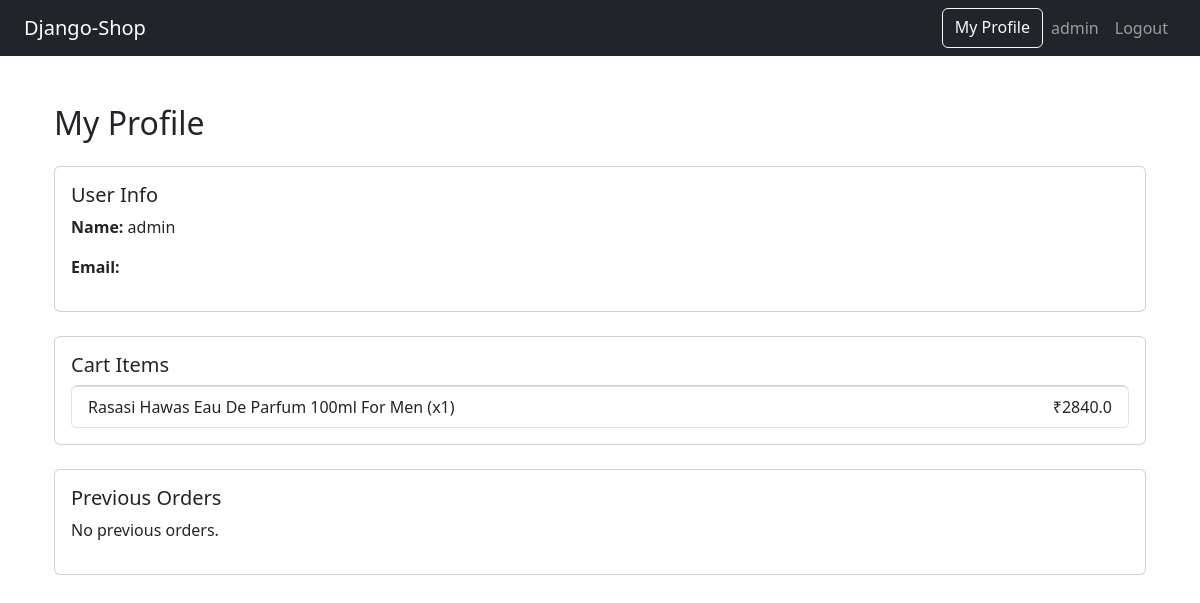
/profile/ (signed in), run on the app's committed database.
### store/models.py (models this page shows, shortened)
class CartItem(models.Model):
    user = models.ForeignKey(User, on_delete=models.CASCADE)
    product = models.ForeignKey(Product, on_delete=models.CASCADE)
    quantity = models.PositiveIntegerField(default=1)

class Product(models.Model):
    title = models.CharField(max_length=100)
    description = models.TextField()
    price = models.FloatField()
    image = models.ImageField(upload_to='products/')
    category = models.ForeignKey(Category, on_delete=models.CASCADE)

### store/views.py (the view, shortened to what this page needs)
# urls.py: path('profile/', views.user_profile, name='user_profile'),
@login_required
def user_profile(request):
    user = request.user
    cart_items = CartItem.objects.filter(user=user)
    orders = Order.objects.filter(user=user).order_by('-created_at')
    return render(request, 'store/user_profile.html', {
        'user': user,
        'cart_items': cart_items,
        'orders': orders,
    })

### store/templates/store/user_profile.html (shortened to what this page needs)
{% extends 'store/base.html' %}
{% block content %}
<div class="container mt-5">
    <h2 class="mb-4"> My Profile</h2>
    <div class="card mb-4 p-3">
        <h5> User Info</h5>
        <p><strong>Name:</strong> {{ user.username|default:"Not Set" }}</p>
        <p><strong>Email:</strong> {{ user.email }}</p>
    </div>
    <div class="card mb-4 p-3">
        <h5> Cart Items</h5>
        {% if cart_items %}
            <ul class="list-group">
                {% for item in cart_items %}
                    <li class="list-group-item d-flex justify-content-between align-items-center">
                        {{ item.product.title }} (x{{ item.quantity }})
                        <span>₹{{ item.product.price }}</span>
                    </li>
                {% endfor %}
            </ul>
        {% else %}
            <p>No items in cart.</p>
        {% endif %}
    </div>
    <div class="card mb-4 p-3">
        <h5> Previous Orders</h5>
        {% if orders %}
            {% for order in orders %}
                <div class="mb-3 border-bottom pb-2">
                    <p><strong>Order ID:</strong> {{ order.id }}</p>
                    <p><strong>Date:</strong> {{ order.created_at }}</p>
                    <p><strong>Total:</strong> ₹{{ order.total_amount }}</p>
                </div>
            {% endfor %}
        {% else %}
            <p>No previous orders.</p>
        {% endif %}
    </div>
</div>
{% endblock %}

### store/templates/store/base.html (shortened to what this page needs)
<!DOCTYPE html>
<html lang="en">
<head>
    <link href="https://cdn.jsdelivr.net/npm/bootstrap@5.3.0/dist/css/bootstrap.min.css" rel="stylesheet">
</head>
<body>
<nav class="navbar navbar-expand-lg navbar-dark bg-dark px-4">
  <a class="navbar-brand" href="/">Django-Shop</a>
  <div class="collapse navbar-collapse">
    <ul class="navbar-nav ms-auto">
      <a href="{% url 'user_profile' %}" class="btn btn-outline-light ms-auto">My Profile</a>
      {% if user.is_authenticated %}
        <li class="nav-item"><a class="nav-link" href="#">{{ user.username }}</a></li>
        <li class="nav-item"><a class="nav-link" href="{% url 'logout' %}">Logout</a></li>
      {% else %}
        <li class="nav-item"><a class="nav-link" href="{% url 'login' %}">Login</a></li>
        <li class="nav-item"><a class="nav-link" href="{% url 'register' %}">Register</a></li>
      {% endif %}
    </ul>
  </div>
</nav>
<div class="container mt-4">
    {% block content %}{% endblock %}
</div>
</body>
</html>

### data on the page
CartItem: product "Rasasi Hawas Eau De Parfum 100ml For Men", quantity "1", product.price "2840.0"

### other printed values
{{ user.username }} "admin"
{{ user.username|default:"Not Set" }} "admin"
